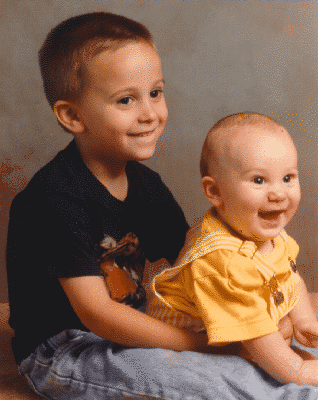
#> input picture image/kids.tif, 318 x 400 px
$ python 'Edge Detection.py'
#> lines starting #> are read from the running program, lines starting #| are printed output that depends on the picture; after the words box and inside, x2 and y2 are one past the last pixel; in counts of white or black regions, pixels touching at a corner belong together
import cv2
import numpy as np
image=cv2.imread("image/kids.tif")
#> image is the input picture: shape (400, 318, 3); mean B, G, R 77.9, 97.4, 128.7
gray=cv2.cvtColor(image,cv2.COLOR_BGR2GRAY)
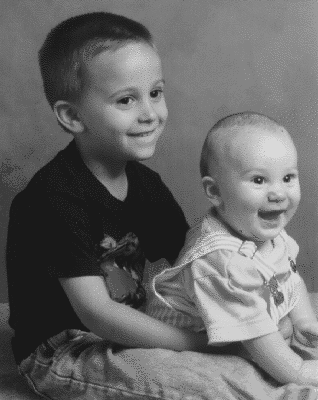
#> gray: shape (400, 318); min 25, max 217, mean 104.6
blurred=cv2.GaussianBlur(gray,(5,5),0)
edge=cv2.Canny(blurred,50,150)
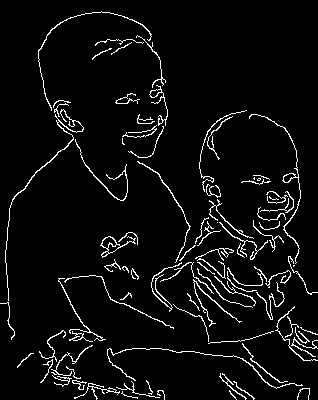
#> edge: shape (400, 318); 5.1% white in thin lines or dots
cv2.imshow("Original",image)
cv2.imshow("edges",edge)
cv2.waitKey(0)
cv2.destroyAllWindows()

$ run again, with image/bali.tif copied over image/kids.tif
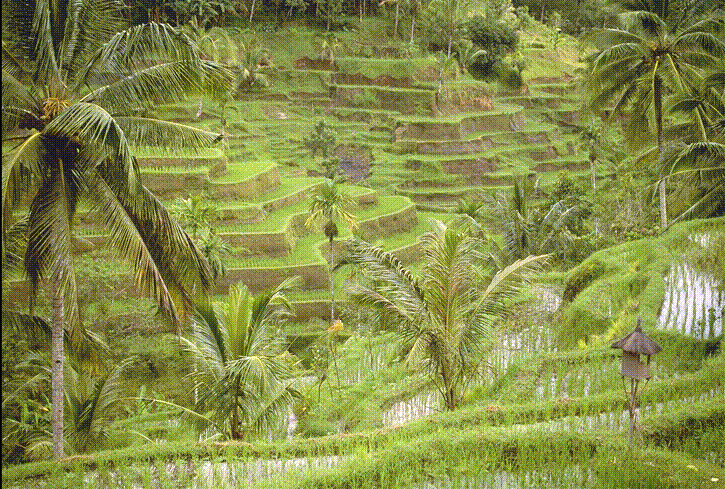
#> input picture image/bali.tif, 725 x 489 px
#> image is the input picture: shape (489, 725, 3); mean B, G, R 68.8, 140.5, 134.6
#> `gray=cv2.cvtColor(image,cv2.COLOR_BGR2GRAY)`:
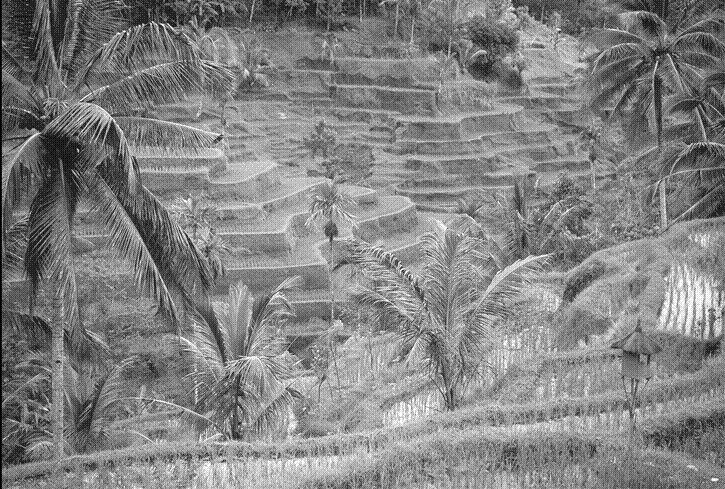
#> gray: shape (489, 725); min 0, max 255, mean 130.6
#> `edge=cv2.Canny(blurred,50,150)`:
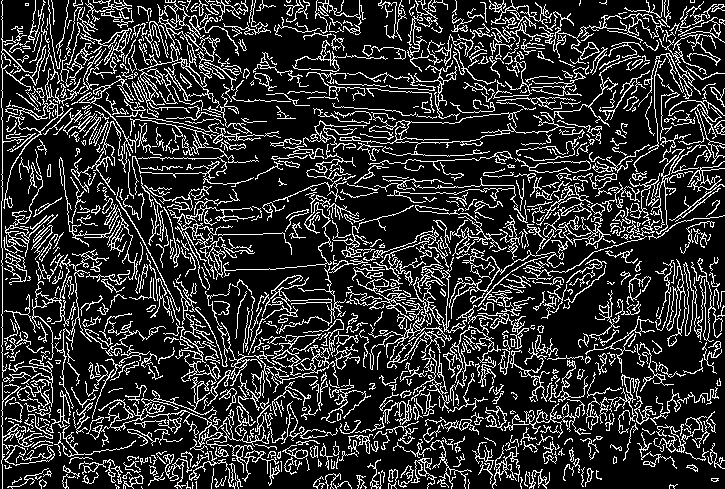
#> edge: shape (489, 725); 19% white in thin lines or dots

$ run again, with image/cameraman.tif copied over image/kids.tif
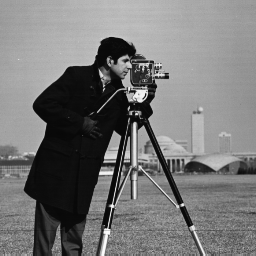
#> input picture image/cameraman.tif, 256 x 256 px
#> image is the input picture: shape (256, 256, 3); min 7, max 253, mean 118.7
#> `blurred=cv2.GaussianBlur(gray,(5,5),0)`:
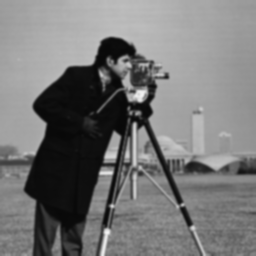
#> blurred: shape (256, 256); min 8, max 244, mean 118.7
#> `edge=cv2.Canny(blurred,50,150)`:
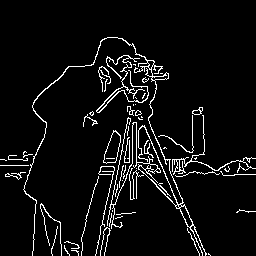
#> edge: shape (256, 256); 5.8% white in thin lines or dots, all inside (x1, y1, x2, y2) = (0, 37, 256, 256)

$ run again, with image/canoe.tif copied over image/kids.tif
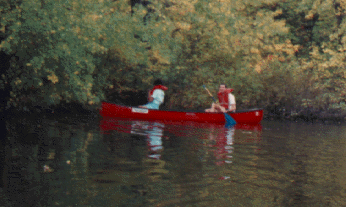
#> input picture image/canoe.tif, 346 x 207 px
#> image is the input picture: shape (207, 346, 3); mean B, G, R 55.8, 70.4, 76.2
#> `gray=cv2.cvtColor(image,cv2.COLOR_BGR2GRAY)`:
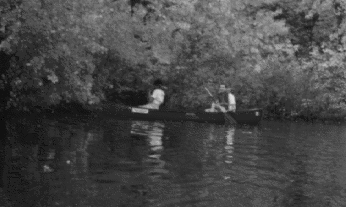
#> gray: shape (207, 346); min 0, max 218, mean 70.4
#> `edge=cv2.Canny(blurred,50,150)`:
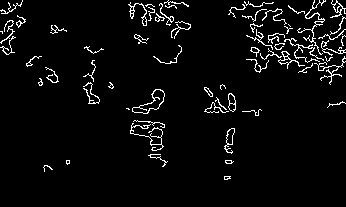
#> edge: shape (207, 346); 4.4% white in thin lines or dots, all inside (x1, y1, x2, y2) = (0, 0, 346, 180)
